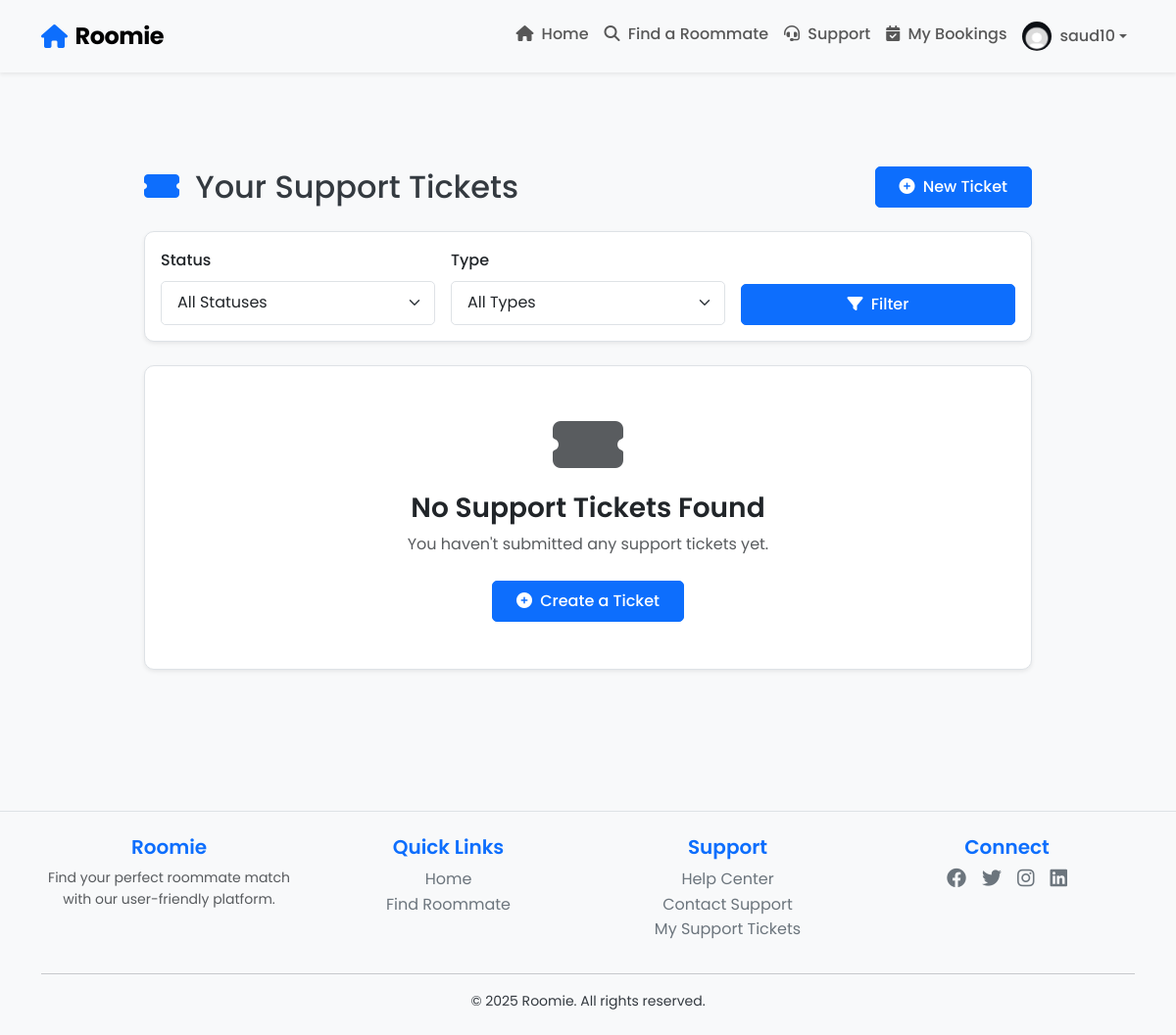
The app's page /support/tickets/ (signed in), older data.
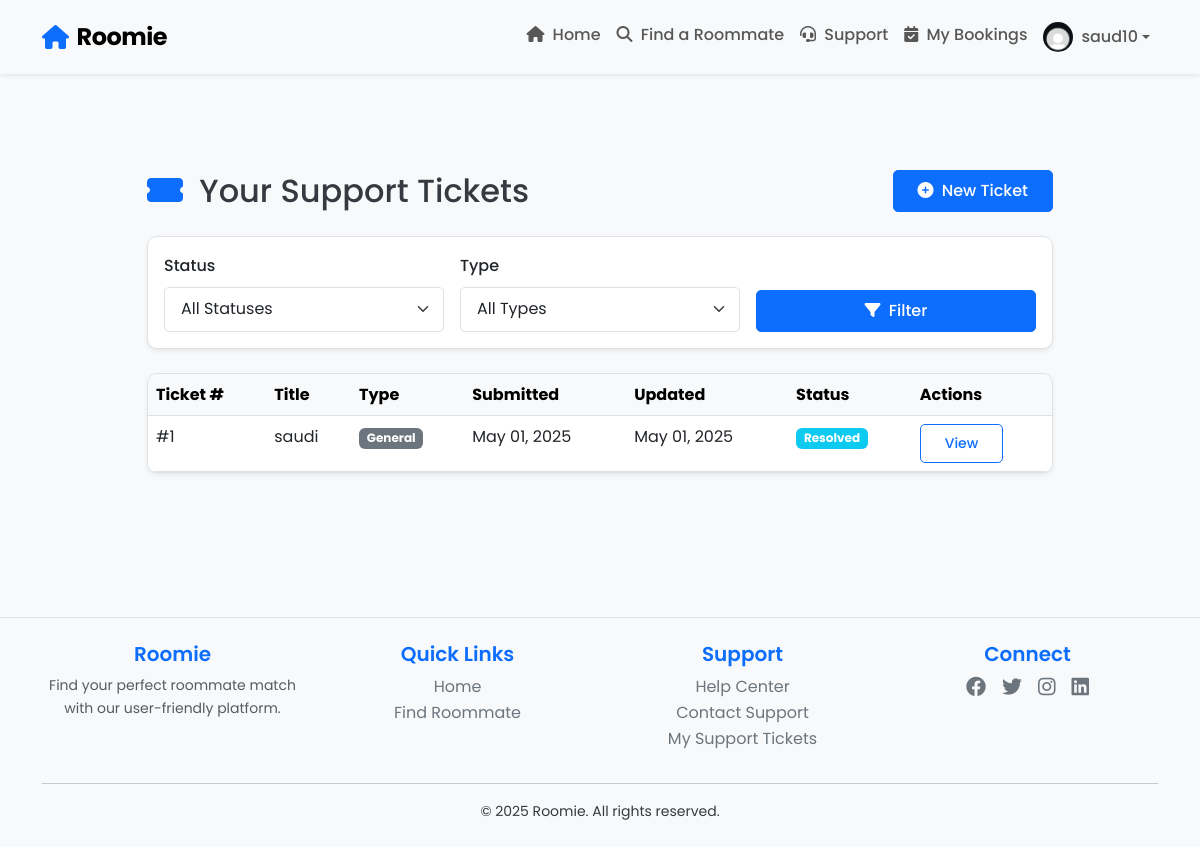
The same page, newer data.
### core/models.py (models this page shows, shortened)
class User(AbstractUser):
    ACCOUNT_TYPE_CHOICES = [
        ('seeker', 'Seeker'),
        ('provider', 'Provider'),
    ]
    GENDER_CHOICES = [
        ('male', 'Male'),
        ('female', 'Female'),
        ('other', 'Other'),
    ]
    email = models.EmailField(unique=True)
    gender = models.CharField(max_length=10, choices=GENDER_CHOICES, blank=True, null=True)
    birthdate = models.DateField(blank=True, null=True)
    bio = models.TextField(blank=True, null=True)
    location = models.CharField(max_length=255, blank=True, null=True)
    profile_photo = models.ImageField(
        upload_to='profile_photos/',
        blank=True,
        null=True,
        default='profile_photos/default_user.jpg'  # Set default profile photo
    )
    account_type = models.CharField(max_length=10, choices=ACCOUNT_TYPE_CHOICES, default='seeker')
    is_available = models.BooleanField(default=True, help_text="Whether the user is currently available as a roommate")

class SupportTicket(models.Model):
    STATUS_CHOICES = (
        ('open', 'Open'),
        ('in_progress', 'In Progress'),
        ('resolved', 'Resolved'),
        ('closed', 'Closed'),
    )
    TICKET_TYPE_CHOICES = (
        ('seeker', 'Seeker Support'),
        ('provider', 'Provider Support'),
        ('general', 'General Support'),
    )
    CATEGORY_CHOICES = (
        ('booking_issues', 'Booking Issues'),
        ('roommate_concerns', 'Roommate Concerns'),
        ('payment_issues', 'Payment Issues'),
        ('finding_rooms', 'Help Finding Rooms'),
        ('listing_issues', 'Listing Issues'),
        ('booking_management', 'Booking Management'),
        ('tenant_concerns', 'Tenant Concerns'),
        ('payment_processing', 'Payment Processing'),
        ('account_issues', 'Account Issues'),
        ('technical_problems', 'Technical Problems'),
        ('features_request', 'Feature Request'),
        ('general_question', 'General Question'),
        ('other', 'Other'),
    )
    id = models.AutoField(primary_key=True)
    user = models.ForeignKey(User, on_delete=models.CASCADE, related_name='support_tickets')
    title = models.CharField(max_length=200)
    description = models.TextField()
    ticket_type = models.CharField(max_length=20, choices=TICKET_TYPE_CHOICES, default='general')
    category = models.CharField(max_length=30, choices=CATEGORY_CHOICES, default='other')
    status = models.CharField(max_length=20, choices=STATUS_CHOICES, default='open')
    created_at = models.DateTimeField(auto_now_add=True)
    updated_at = models.DateTimeField(auto_now=True)
    class Meta:
        ordering = ['-created_at']

### roomie/views.py (the view)
# urls.py: path('support/tickets/', views.view_support_tickets, name='view_support_tickets'),
@login_required
def view_support_tickets(request):
    status_filter = request.GET.get('status', '')
    type_filter = request.GET.get('type', '')
    tickets = SupportTicket.objects.filter(user=request.user)
    if status_filter:
        tickets = tickets.filter(status=status_filter)
    if type_filter:
        tickets = tickets.filter(ticket_type=type_filter)
    tickets = tickets.order_by('-created_at')
    paginator = Paginator(tickets, 10)  # Show 10 tickets per page
    page = request.GET.get('page')
    tickets = paginator.get_page(page)
    return render(request, 'view_support_tickets.html', {
        'tickets': tickets
    })

### roomie/templates/view_support_tickets.html (shortened to what this page needs)
{% extends 'base.html' %}
{% load static %}
{% block content %}
<div class="container py-5">
    <div class="row justify-content-center">
        <div class="col-lg-10">
            <div class="d-flex justify-content-between align-items-center mb-4">
                <h1 class="h2 mb-0">
                    <i class="fas fa-ticket-alt text-primary me-2"></i> Your Support Tickets
                </h1>
                <a href="{% url 'submit_support_ticket' %}" class="btn btn-primary">
                    <i class="fas fa-plus-circle me-1"></i> New Ticket
                </a>
            </div>
            <div class="card shadow-sm mb-4">
                <div class="card-body">
                    <form method="GET" class="row g-3">
                        <div class="col-md-4">
                            <label class="form-label">Status</label>
                            <select name="status" class="form-select">
                                <option value="">All Statuses</option>
                            </select>
                        </div>
                        <div class="col-md-4">
                            <label class="form-label">Type</label>
                            <select name="type" class="form-select">
                                <option value="">All Types</option>
                            </select>
                        </div>
                        <div class="col-md-4 d-flex align-items-end">
                            <button type="submit" class="btn btn-primary w-100">
                                <i class="fas fa-filter me-1"></i> Filter
                            </button>
                        </div>
                    </form>
                </div>
            </div>
            <div class="card shadow-sm">
                <div class="card-body p-0">
                    {% if tickets %}
                    <div class="table-responsive">
                        <table class="table table-hover mb-0">
                            <thead class="table-light">
                                <tr>
                                    <th scope="col">Ticket #</th>
                                    <th scope="col">Title</th>
                                    <th scope="col">Type</th>
                                    <th scope="col">Submitted</th>
                                    <th scope="col">Updated</th>
                                    <th scope="col">Status</th>
                                    <th scope="col">Actions</th>
                                </tr>
                            </thead>
                            <tbody>
                                {% for ticket in tickets %}
                                <tr>
                                    <td>#{{ ticket.id }}</td>
                                    <td>{{ ticket.title }}</td>
                                    <td>
                                        {% if ticket.category == 'seeker' %}
                                            <span class="badge bg-info">Seeker</span>
                                        {% elif ticket.category == 'provider' %}
                                            <span class="badge bg-primary">Provider</span>
                                        {% else %}
                                            <span class="badge bg-secondary">General</span>
                                        {% endif %}
                                    </td>
                                    <td>{{ ticket.created_at|date:"M d, Y" }}</td>
                                    <td>{{ ticket.updated_at|date:"M d, Y" }}</td>
                                    <td>
                                        <span class="badge {% if ticket.status == 'open' %}bg-success{% elif ticket.status == 'in_progress' %}bg-warning{% elif ticket.status == 'resolved' %}bg-info{% else %}bg-secondary{% endif %}">
                                            {{ ticket.get_status_display }}
                                        </span>
                                    </td>
                                    <td>
                                        <a href="{% url 'view_support_ticket_detail' ticket.id %}" class="btn btn-sm btn-outline-primary">
                                            View
                                        </a>
                                    </td>
                                </tr>
                                {% endfor %}
                            </tbody>
                        </table>
                    </div>
                    {% else %}
                    <div class="text-center py-5">
                        <i class="fas fa-ticket-alt fa-4x text-muted mb-3"></i>
                        <h3>No Support Tickets Found</h3>
                        <p class="text-muted">You haven't submitted any support tickets yet.</p>
                        <a href="{% url 'submit_support_ticket' %}" class="btn btn-primary mt-2">
                            <i class="fas fa-plus-circle me-1"></i> Create a Ticket
                        </a>
                    </div>
                    {% endif %}
                </div>
            </div>
        </div>
    </div>
</div>
{% endblock %}

### roomie/templates/base.html (shortened to what this page needs)
{% load static %}
<!DOCTYPE html>
<html lang="en">
  <head>
    <link
      rel="stylesheet"
      href="https://cdn.jsdelivr.net/npm/bootstrap@5.3.0/dist/css/bootstrap.min.css"
    />
    <link
      rel="stylesheet"
      href="https://cdnjs.cloudflare.com/ajax/libs/font-awesome/6.4.0/css/all.min.css"
    />
    <link rel="stylesheet" href="{% static 'roomie/styles.css' %}" />
  </head>
  <body class="page-transition">
    <nav class="navbar navbar-expand-lg navbar-light bg-light shadow-sm sticky-top">
      <div class="container">
        <a class="navbar-brand d-flex align-items-center" href="{% url 'home' %}">
          <i class="fas fa-home me-2 text-primary"></i>
          <span class="fw-bold">Roomie</span>
        </a>
        <div class="collapse navbar-collapse" id="navbarNav">
          <ul class="navbar-nav ms-auto">
            <li class="nav-item">
              <a class="nav-link" href="{% url 'home' %}">
                <i class="fas fa-home me-1"></i> Home
              </a>
            </li>
            <li class="nav-item">
              <a class="nav-link" href="{% url 'find_roommate' %}">
                <i class="fas fa-search me-1"></i> Find a Roommate
              </a>
            </li>
            <li class="nav-item">
              <a class="nav-link" href="{% url 'support_home' %}">
                <i class="fas fa-headset me-1"></i> Support
              </a>
            </li>
            {% if user.is_authenticated %}
              {% if user.account_type == 'seeker' %}
              <li class="nav-item">
                <a class="nav-link" href="{% url 'my_bookings' %}">
                  <i class="fas fa-calendar-check me-1"></i> My Bookings
                </a>
              </li>
              {% endif %}
              <li class="nav-item dropdown">
                <a
                  class="nav-link dropdown-toggle d-flex align-items-center"
                  href="#"
                  id="navbarDropdown"
                  role="button"
                  data-bs-toggle="dropdown"
                  aria-expanded="false"
                >
                  {% if user.profile_photo %}
                  <img
                    src="{{ user.profile_photo.url }}"
                    class="rounded-circle"
                    style="width: 30px; height: 30px; object-fit: cover"
                    alt="Profile"
                  />
                  {% endif %}
                  <span class="ms-2">{{ user.username }}</span>
                </a>
              </li>
            {% endif %}
          </ul>
        </div>
      </div>
    </nav>
    <main class="container py-5">{% block content %}{% endblock %}</main>
    {% include 'footer.html' %}
  </body>
</html>  </body>
</html>

### roomie/templates/footer.html (shortened to what this page needs)
<footer class="bg-light text-center py-4 mt-5">
  <div class="container">
    <div class="row">
      <div class="col-md-3 mb-3 mb-md-0">
        <h5 class="text-primary">Roomie</h5>
        <p class="text-muted small">
          Find your perfect roommate match with our user-friendly platform.
        </p>
      </div>
      <div class="col-md-3 mb-3 mb-md-0">
        <h5 class="text-primary">Quick Links</h5>
        <ul class="list-unstyled">
          <li>
            <a href="{% url 'home' %}" class="text-decoration-none">Home</a>
          </li>
          <li>
            <a href="{% url 'find_roommate' %}" class="text-decoration-none"
              >Find Roommate</a
            >
          </li>
        </ul>
      </div>
      <div class="col-md-3 mb-3 mb-md-0">
        <h5 class="text-primary">Support</h5>
        <ul class="list-unstyled">
          <li>
            <a href="{% url 'support_home' %}" class="text-decoration-none"
              >Help Center</a
            >
          </li>
          <li>
            <a
              href="{% url 'submit_support_ticket' %}?type=general"
              class="text-decoration-none"
              >Contact Support</a
            >
          </li>
          {% if user.is_authenticated %}
          <li>
            <a
              href="{% url 'view_support_tickets' %}"
              class="text-decoration-none"
              >My Support Tickets</a
            >
          </li>
          {% endif %}
        </ul>
      </div>
      <div class="col-md-3">
        <h5 class="text-primary">Connect</h5>
        <div class="d-flex justify-content-center">
          <a href="#" class="text-decoration-none mx-2"
            ><i class="fab fa-facebook fa-lg"></i
          ></a>
          <a href="#" class="text-decoration-none mx-2"
            ><i class="fab fa-twitter fa-lg"></i
          ></a>
          <a href="#" class="text-decoration-none mx-2"
            ><i class="fab fa-instagram fa-lg"></i
          ></a>
          <a href="#" class="text-decoration-none mx-2"
            ><i class="fab fa-linkedin fa-lg"></i
          ></a>
        </div>
      </div>
    </div>
    <hr />
    <p class="mb-0 small">© 2025 Roomie. All rights reserved.</p>
  </div>
</footer>

### roomie/static/roomie/styles.css (style rules this page uses)
body { font-family: "Poppins", sans-serif; background-color: #f8f9fa; color: #343a40; line-height: 1.6; }
h1, h2, h3, h4, h5, h6 { font-weight: 600; }
.navbar { padding: 0.8rem 1rem; }
.navbar-brand { font-size: 1.5rem; font-weight: 700; letter-spacing: -0.5px; }
.nav-link { font-weight: 500; padding: 0.5rem 1rem; transition: all 0.3s; }
.card { border-radius: 10px; overflow: hidden; border: 1px solid #dee2e6; box-shadow: 0 6px 15px rgba(0, 0, 0, 0.05); }
.btn { font-weight: 500; padding: 0.5rem 1.5rem; border-radius: 5px; }
.btn-primary { background-color: #0d6efd; border-color: #0d6efd; }
.form-control, .form-select { border-radius: 5px; padding: 0.6rem 1rem; border: 1px solid #dee2e6; }
.form-label { font-weight: 500; margin-bottom: 0.5rem; }
footer { border-top: 1px solid #dee2e6; }
footer a { color: #6c757d; transition: color 0.3s; }

Row changes from the older to the newer data that the page shows:
added SupportTicket: id "1", title "saudi", shows "General", created_at "May 01, 2025", updated_at "May 01, 2025", status "Resolved"
Text that changed along with them:
text no longer shown: "No Support Tickets Found You haven't submitted any support tickets yet. Create a Ticket"
text now shown: "Ticket # Title Type Submitted Updated Status Actions"
